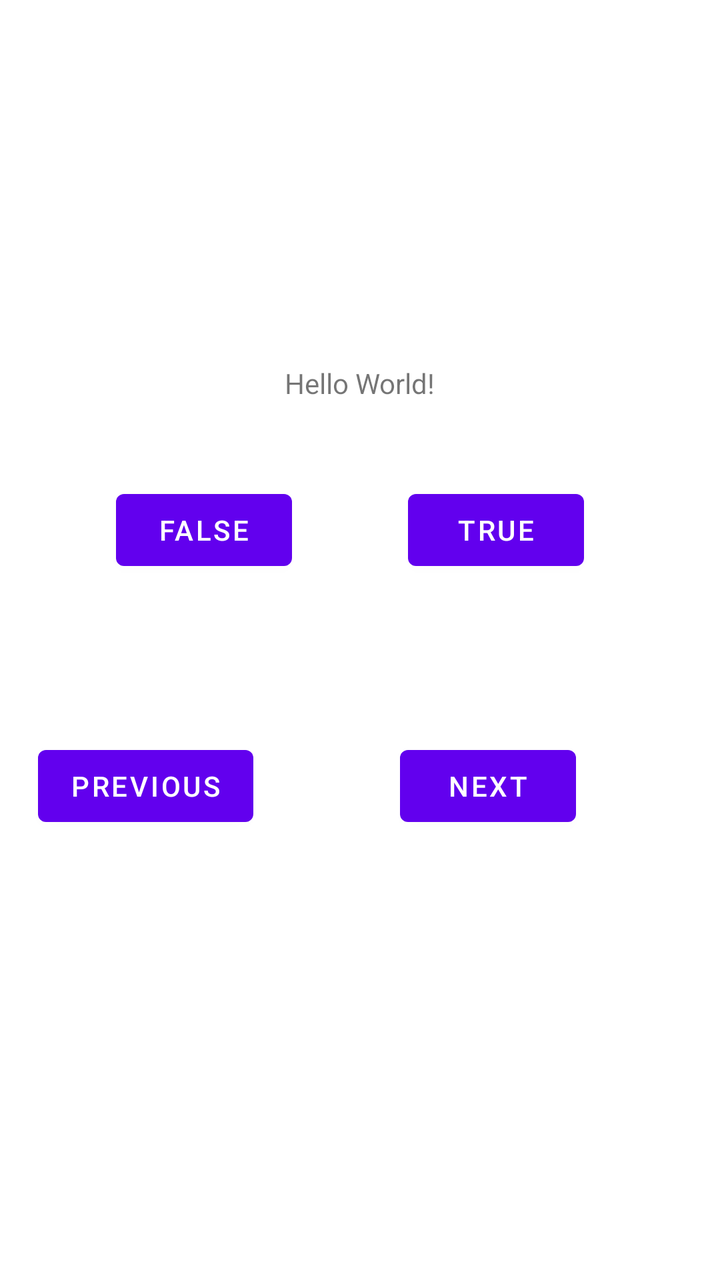
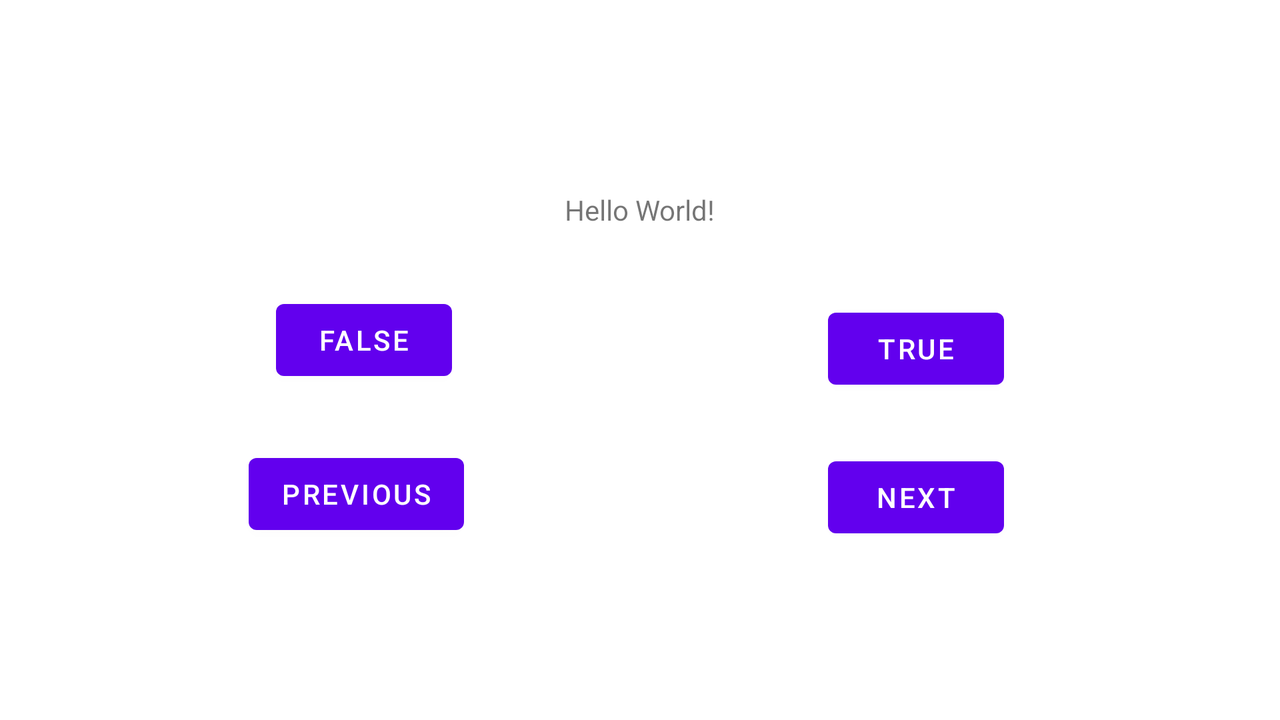

One screen, two layout resources from the same app: the default and the repository's alternative for another configuration. Each is rendered where Android would select it; the XML of both is given below.
<!-- AndroidManifest.xml: application theme Theme.GoodLandscape -->
<!-- res/layout/activity_main.xml -->
<?xml version="1.0" encoding="utf-8"?>
<androidx.constraintlayout.widget.ConstraintLayout xmlns:android="http://schemas.android.com/apk/res/android"
    xmlns:app="http://schemas.android.com/apk/res-auto"
    xmlns:tools="http://schemas.android.com/tools"
    android:layout_width="match_parent"
    android:layout_height="match_parent"
    tools:context=".MainActivity">

    <TextView
        android:id="@+id/Question"
        android:layout_width="wrap_content"
        android:layout_height="wrap_content"
        android:text="Hello World!"
        app:layout_constraintBottom_toBottomOf="parent"
        app:layout_constraintLeft_toLeftOf="parent"
        app:layout_constraintRight_toRightOf="parent"
        app:layout_constraintTop_toTopOf="parent"
        app:layout_constraintVertical_bias="0.293" />

    <Button
        android:id="@+id/False"
        android:layout_width="wrap_content"
        android:layout_height="wrap_content"
        android:layout_marginTop="40dp"
        android:text="False"
        app:layout_constraintEnd_toStartOf="@+id/True"
        app:layout_constraintStart_toStartOf="parent"
        app:layout_constraintTop_toBottomOf="@+id/Question" />

    <Button
        android:id="@+id/True"
        android:layout_width="wrap_content"
        android:layout_height="wrap_content"
        android:layout_marginTop="40dp"
        android:text="True"
        app:layout_constraintEnd_toEndOf="parent"
        app:layout_constraintHorizontal_bias="0.75"
        app:layout_constraintStart_toStartOf="parent"
        app:layout_constraintTop_toBottomOf="@+id/Question" />

    <Button
        android:id="@+id/Previous"
        android:layout_width="wrap_content"
        android:layout_height="wrap_content"
        android:layout_marginTop="80dp"
        android:layout_marginEnd="72dp"
        android:text="Previous"
        app:layout_constraintEnd_toStartOf="@+id/Next"
        app:layout_constraintHorizontal_bias="0.936"
        app:layout_constraintStart_toStartOf="parent"
        app:layout_constraintTop_toBottomOf="@+id/False" />

    <Button
        android:id="@+id/Next"
        android:layout_width="wrap_content"
        android:layout_height="wrap_content"
        android:layout_marginTop="80dp"
        android:layout_marginEnd="72dp"
        android:text="Next"
        app:layout_constraintEnd_toEndOf="parent"
        app:layout_constraintTop_toBottomOf="@+id/True" />

    <TextView
        android:id="@+id/Answer"
        android:layout_width="wrap_content"
        android:layout_height="wrap_content"
        android:layout_marginTop="288dp"
        app:layout_constraintBottom_toBottomOf="parent"
        app:layout_constraintEnd_toEndOf="parent"
        app:layout_constraintStart_toStartOf="parent"
        app:layout_constraintTop_toBottomOf="@+id/Question"
        app:layout_constraintVertical_bias="0.0" />

</androidx.constraintlayout.widget.ConstraintLayout>
<!-- resources referenced by this layout -->
<resources>
  <style name="Theme.GoodLandscape" parent="Theme.MaterialComponents.DayNight.DarkActionBar">
          
          <item name="colorPrimary">@color/purple_500</item>
          <item name="colorPrimaryVariant">@color/purple_700</item>
          <item name="colorOnPrimary">@color/white</item>
          
          <item name="colorSecondary">@color/teal_200</item>
          <item name="colorSecondaryVariant">@color/teal_700</item>
          <item name="colorOnSecondary">@color/black</item>
          
          <item name="android:statusBarColor" tools:targetApi="l">?attr/colorPrimaryVariant</item>
          
      </style>
</resources>
<!-- res/layout-land/activity_main.xml (the repository's variant of the layout above) -->
<!-- drawn on the phone turned sideways -->
<?xml version="1.0" encoding="utf-8"?>
<androidx.constraintlayout.widget.ConstraintLayout xmlns:android="http://schemas.android.com/apk/res/android"
    xmlns:app="http://schemas.android.com/apk/res-auto"
    android:layout_width="match_parent"
    android:layout_height="match_parent">

    <TextView
        android:id="@+id/Answer"
        android:layout_width="wrap_content"
        android:layout_height="wrap_content"
        app:layout_constraintBottom_toBottomOf="parent"
        app:layout_constraintEnd_toEndOf="parent"
        app:layout_constraintStart_toStartOf="parent"
        app:layout_constraintTop_toBottomOf="@+id/Question"
        app:layout_constraintVertical_bias="0.75" />

    <TextView
        android:id="@+id/Question"
        android:layout_width="wrap_content"
        android:layout_height="wrap_content"
        android:text="Hello World!"
        app:layout_constraintBottom_toBottomOf="parent"
        app:layout_constraintLeft_toLeftOf="parent"
        app:layout_constraintRight_toRightOf="parent"
        app:layout_constraintTop_toTopOf="parent"
        app:layout_constraintVertical_bias="0.28" />

    <Button
        android:id="@+id/True"
        android:layout_width="wrap_content"
        android:layout_height="wrap_content"
        android:layout_marginTop="36dp"
        android:text="True"
        app:layout_constraintBottom_toBottomOf="parent"
        app:layout_constraintEnd_toEndOf="parent"
        app:layout_constraintHorizontal_bias="0.75"
        app:layout_constraintStart_toStartOf="parent"
        app:layout_constraintTop_toBottomOf="@+id/Question"
        app:layout_constraintVertical_bias="0.0" />

    <Button
        android:id="@+id/Previous"
        android:layout_width="wrap_content"
        android:layout_height="wrap_content"
        android:layout_marginEnd="72dp"
        android:text="Previous"
        app:layout_constraintBottom_toBottomOf="parent"
        app:layout_constraintEnd_toEndOf="parent"
        app:layout_constraintHorizontal_bias="0.27"
        app:layout_constraintStart_toStartOf="parent"
        app:layout_constraintTop_toBottomOf="@+id/Question"
        app:layout_constraintVertical_bias="0.55" />

    <Button
        android:id="@+id/Next"
        android:layout_width="wrap_content"
        android:layout_height="wrap_content"
        android:text="Next"
        app:layout_constraintBottom_toBottomOf="parent"
        app:layout_constraintEnd_toEndOf="parent"
        app:layout_constraintHorizontal_bias="0.75"
        app:layout_constraintStart_toStartOf="parent"
        app:layout_constraintTop_toBottomOf="@+id/Question"
        app:layout_constraintVertical_bias="0.559" />

    <Button
        android:id="@+id/False"
        android:layout_width="wrap_content"
        android:layout_height="wrap_content"
        android:text="False"
        app:layout_constraintBottom_toBottomOf="parent"
        app:layout_constraintEnd_toEndOf="parent"
        app:layout_constraintHorizontal_bias="0.25"
        app:layout_constraintStart_toStartOf="parent"
        app:layout_constraintTop_toBottomOf="@+id/Question"
        app:layout_constraintVertical_bias="0.16000003" />

</androidx.constraintlayout.widget.ConstraintLayout>
